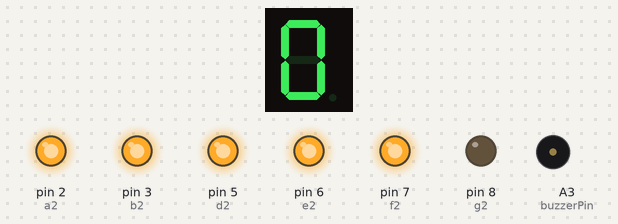
The sketch below on a simulated Arduino Uno, built with avr-gcc and run on an emulated ATmega328P. On the bench: 1-digit seven-segment display, output pins drawn as LEDs (lit = HIGH), buzzer (waves = sounding, pin HIGH). Wiring (inferred from the names in the program): 1-digit 7-segment display, segments lit when HIGH: segments pin 9, pin 10, pin 11, pin 12, A0, A1, A2, pin 13. The segment pins are drawn as the display they are named for; pins used as bus, display or sensor lines are not drawn.

Above: at 1.2 s.
At 6.2 s:
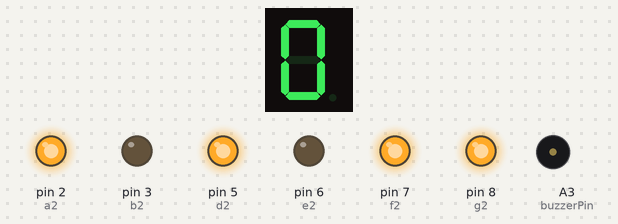
At 12.2 s:
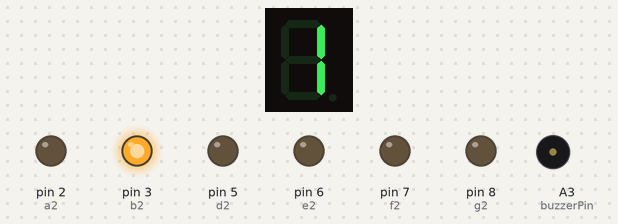
At 20.2 s:
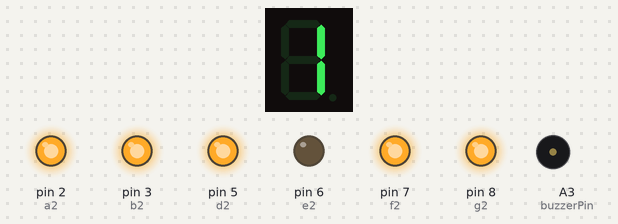
At 28.2 s:
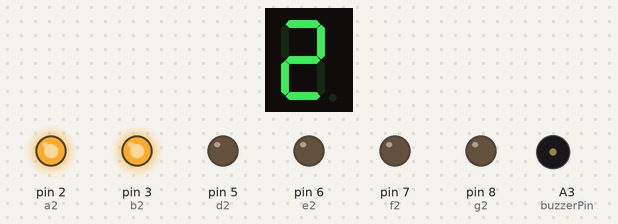
At 39.2 s:
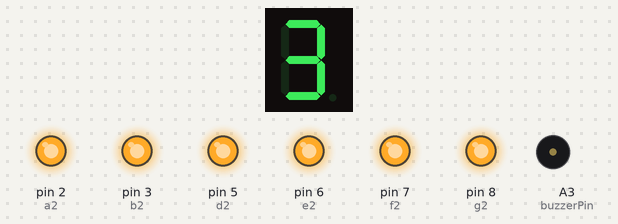
Timing chart, 0 to 40.0 s (numbered marks = the images above):
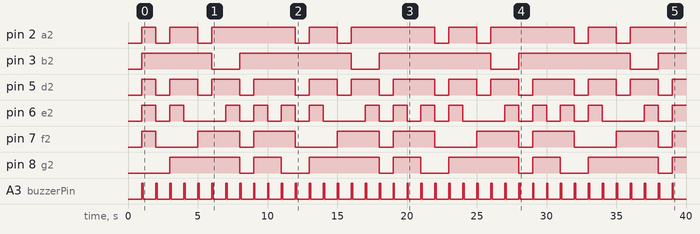

The sketch:

contador59.ino
```cpp
const int ledPin = 13;
const int a1 = 9; // Decenas
const int b1 = 10;
const int c1 = 11;
const int d1 = 12;
const int e1 = A0;
const int f1 = A1;
const int g1 = A2;
const int a2 = 2; // Unidades
const int b2 = 3;
const int c2 = 4;
const int d2 = 5;
const int e2 = 6;
const int f2 = 7;
const int g2 = 8;
const int buzzerPin = A3;  // Pin para el buzzer activo

unsigned long previousMillis = 0;
unsigned long interval = 1000;
int seconds = 0;

const int digits[10][7] = {
  {HIGH, HIGH, HIGH, HIGH, HIGH, HIGH, LOW},  // 0
  {LOW, HIGH, HIGH, LOW, LOW, LOW, LOW},     // 1
  {HIGH, HIGH, LOW, HIGH, HIGH, LOW, HIGH},  // 2
  {HIGH, HIGH, HIGH, HIGH, LOW, LOW, HIGH},  // 3
  {LOW, HIGH, HIGH, LOW, LOW, HIGH, HIGH},   // 4
  {HIGH, LOW, HIGH, HIGH, LOW, HIGH, HIGH},  // 5
  {HIGH, LOW, HIGH, HIGH, HIGH, HIGH, HIGH}, // 6
  {HIGH, HIGH, HIGH, LOW, LOW, LOW, LOW},    // 7
  {HIGH, HIGH, HIGH, HIGH, HIGH, HIGH, HIGH},// 8
  {HIGH, HIGH, HIGH, HIGH, LOW, HIGH, HIGH}  // 9
};

void setup() {
  pinMode(ledPin, OUTPUT);
  pinMode(a1, OUTPUT);
  pinMode(b1, OUTPUT);
  pinMode(c1, OUTPUT);
  pinMode(d1, OUTPUT);
  pinMode(e1, OUTPUT);
  pinMode(f1, OUTPUT);
  pinMode(g1, OUTPUT);
  pinMode(a2, OUTPUT);
  pinMode(b2, OUTPUT);
  pinMode(c2, OUTPUT);
  pinMode(d2, OUTPUT);
  pinMode(e2, OUTPUT);
  pinMode(f2, OUTPUT);
  pinMode(g2, OUTPUT);
  pinMode(buzzerPin, OUTPUT);  // Configura el pin del buzzer como salida
}

void loop() {
  unsigned long currentMillis = millis();
  if (currentMillis - previousMillis >= interval) {
    previousMillis = currentMillis;

    int tens = seconds / 10;
    int ones = seconds % 10;

    displayDigit(tens, a1, b1, c1, d1, e1, f1, g1);
    displayDigit(ones, a2, b2, c2, d2, e2, f2, g2);

    seconds++;
    if (seconds > 59) {
      seconds = 0;
    }

    digitalWrite(ledPin, HIGH);
    digitalWrite(buzzerPin, HIGH);  // Activa el buzzer
    delay(100);
    digitalWrite(ledPin, LOW);
    digitalWrite(buzzerPin, LOW);
  }
}

void displayDigit(int digit, int a, int b, int c, int d, int e, int f, int g) {
  digitalWrite(a, digits[digit][0]);
  digitalWrite(b, digits[digit][1]);
  digitalWrite(c, digits[digit][2]);
  digitalWrite(d, digits[digit][3]);
  digitalWrite(e, digits[digit][4]);
  digitalWrite(f, digits[digit][5]);
  digitalWrite(g, digits[digit][6]);
}
```

Measured:
- by itself, pin 2 (a2): repeats every 10.0 s: LOW 1.0 s, HIGH 2.0 s, LOW 1.0 s, HIGH 6.0 s
- by itself, pin 3 (b2): repeats every 10.0 s: LOW 2.0 s, HIGH 8.0 s
- by itself, pin 5 (d2): repeats every 10.0 s: 2 × (LOW 1.0 s, HIGH 2.0 s), LOW 1.0 s, HIGH 3.0 s
- by itself, pin 6 (e2): repeats every 10.0 s: LOW 1.0 s, HIGH 1.0 s, LOW 3.0 s, 2 × (HIGH 1.0 s, LOW 1.0 s), HIGH 1.0 s
- by itself, pin 7 (f2): repeats every 10.0 s: LOW 3.0 s, HIGH 3.0 s, LOW 1.0 s, HIGH 3.0 s
- by itself, pin 8 (g2): repeats every 10.0 s: LOW 1.0 s, HIGH 2.0 s, LOW 2.0 s, HIGH 5.0 s
- by itself, A3 (buzzerPin): alternates HIGH for 0.10 s and LOW for 0.90 s
